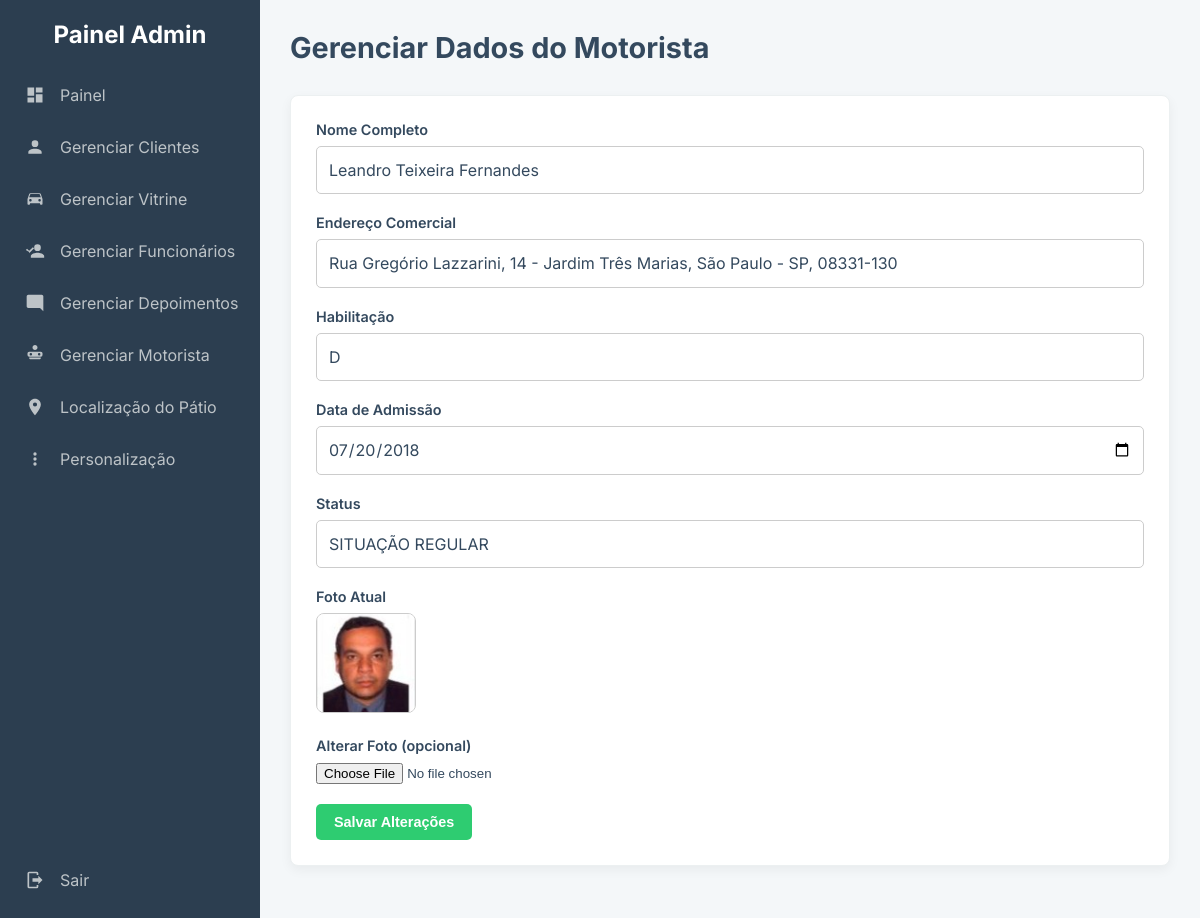
Page /admin/gerenciar_motorista.php (signed in) on the committed database.
### tables this page shows
CREATE TABLE `motoristas` (
  `id` int(11) NOT NULL,
  `nome` varchar(255) NOT NULL,
  `endereco_comercial` varchar(255) DEFAULT NULL,
  `habilitacao` varchar(50) DEFAULT NULL,
  `data_admissao` date DEFAULT NULL,
  `foto_url` varchar(255) DEFAULT 'imagens/motorista_padrao.png',
  `status` varchar(100) DEFAULT 'SITUAÇÃO REGULAR'
);

### admin/gerenciar_motorista.php (the view, shortened to what this page needs)
<?php
require_once 'db.php';
include 'admin_header.php';
$resultado = $conexao->query("SELECT * FROM motoristas WHERE id = 1 LIMIT 1");
$motorista = $resultado->fetch_assoc();
?>
<head>
</head>
<div class="page-header">
    <h1>Gerenciar Dados do Motorista</h1>
</div>
<div class="card">
    <form action="gerenciar_motorista.php" method="POST" enctype="multipart/form-data">
        <div class="form-group">
            <label for="nome">Nome Completo</label>
            <input type="text" id="nome" name="nome" value="<?php echo htmlspecialchars($motorista['nome']); ?>" required>
        </div>
        <div class="form-group">
            <label for="endereco_comercial">Endereço Comercial</label>
            <input type="text" id="endereco_comercial" name="endereco_comercial" value="<?php echo htmlspecialchars($motorista['endereco_comercial']); ?>">
        </div>
        <div class="form-group">
            <label for="habilitacao">Habilitação</label>
            <input type="text" id="habilitacao" name="habilitacao" value="<?php echo htmlspecialchars($motorista['habilitacao']); ?>">
        </div>
        <div class="form-group">
            <label for="data_admissao">Data de Admissão</label>
            <input type="date" id="data_admissao" name="data_admissao" value="<?php echo htmlspecialchars($motorista['data_admissao']); ?>" style="padding: 11px;">
        </div>
        <div class="form-group">
            <label for="status">Status</label>
            <input type="text" id="status" name="status" value="<?php echo htmlspecialchars($motorista['status']); ?>">
        </div>
        <div class="form-group">
            <label>Foto Atual</label>
            <div>
                <img src="../<?php echo htmlspecialchars($motorista['foto_url']); ?>" alt="Foto do Motorista" style="width: 100px; height: 100px; object-fit: cover; border-radius: 8px; border: 1px solid #ccc;">
            </div>
        </div>
        <div class="form-group">
            <label for="foto">Alterar Foto (opcional)</label>
            <input type="file" id="foto" name="foto">
        </div>
        <button type="submit" class="btn btn-success">Salvar Alterações</button>
    </form>
</div>
<?php include 'admin_footer.php'; ?>

### admin/css/admin_style.css (style rules this page uses)
:root { --sidebar-bg: #2c3e50; --content-bg: #f4f7f9; --card-bg: #ffffff; --primary-color: #3498db; --success-color: #2ecc71; --danger-color: #e74c3c; --warning-color: #f39c12; --text-primary: #34495e; --text-secondary: #7f8c8d; --border-color: #ecf0f1; }
* { box-sizing: border-box; margin: 0; padding: 0; }
body { font-family: 'Inter', sans-serif; background-color: var(--content-bg); color: var(--text-primary); font-size: 16px; }
.card { background-color: var(--card-bg); padding: 25px; border-radius: 8px; box-shadow: 0 4px 12px rgba(0,0,0,0.05); border: 1px solid var(--border-color); margin-bottom: 30px; }
.page-header { display: flex; justify-content: space-between; align-items: center; margin-bottom: 30px; flex-wrap: wrap; gap: 15px; }
.page-header h1 { font-size: 1.8em; color: var(--text-primary); margin: 0; }
.btn { padding: 10px 18px; border: none; border-radius: 5px; font-size: 0.9em; font-weight: 600; text-decoration: none; cursor: pointer; color: #fff; display: inline-block; text-align: center; transition: background-color 0.2s, transform 0.1s; white-space: nowrap; }
.btn-success { background-color: var(--success-color); }
.form-group { margin-bottom: 20px; }
.form-group label { display: block; font-weight: 600; margin-bottom: 8px; font-size: 0.9em; color: var(--text-primary); }
.form-group input[type="text"], .form-group input[type="password"], .form-group input[type="email"], .form-group input[type="number"], .form-group input[type="date"], .form-group textarea { width: 100%; padding: 12px; border: 1px solid #ccc; border-radius: 5px; font-size: 1em; font-family: inherit; line-height: 1.4; background-color: #fff; color: var(--text-primary); box-sizing: border-box; }

### rows in the picture
motoristas: nome "Leandro Teixeira Fernandes", endereco_comercial "Rua Gregório Lazzarini, 14 - Jardim Três Marias, São Paulo - SP, 08331-130", habilitacao "D", data_admissao "07/20/2018", status "SITUAÇÃO REGULAR", foto_url (picture)
